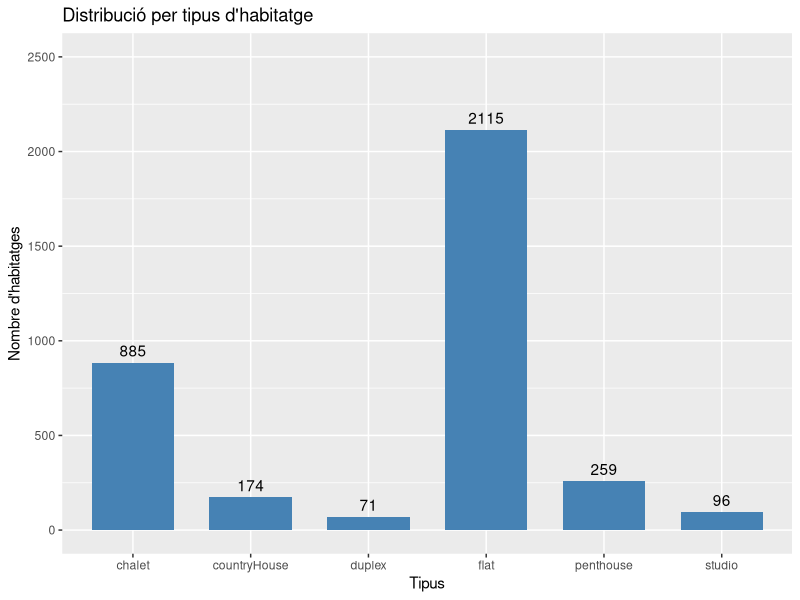
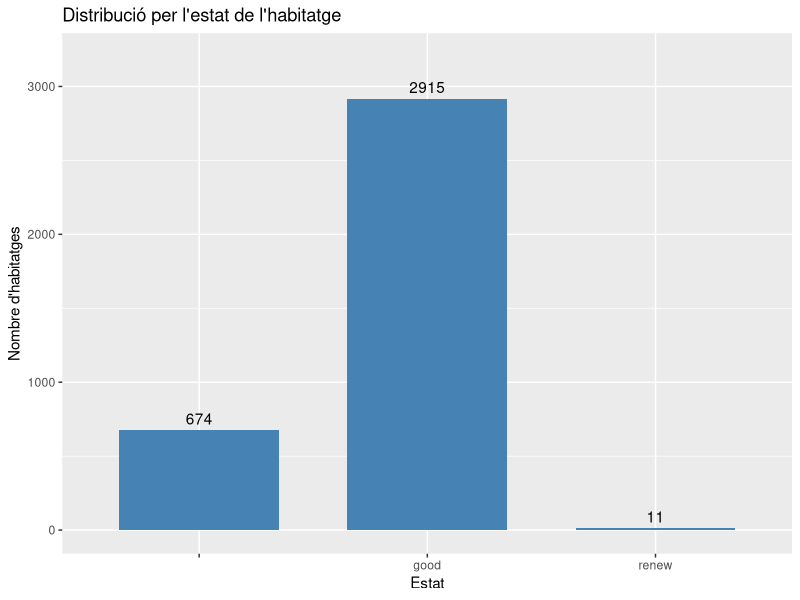
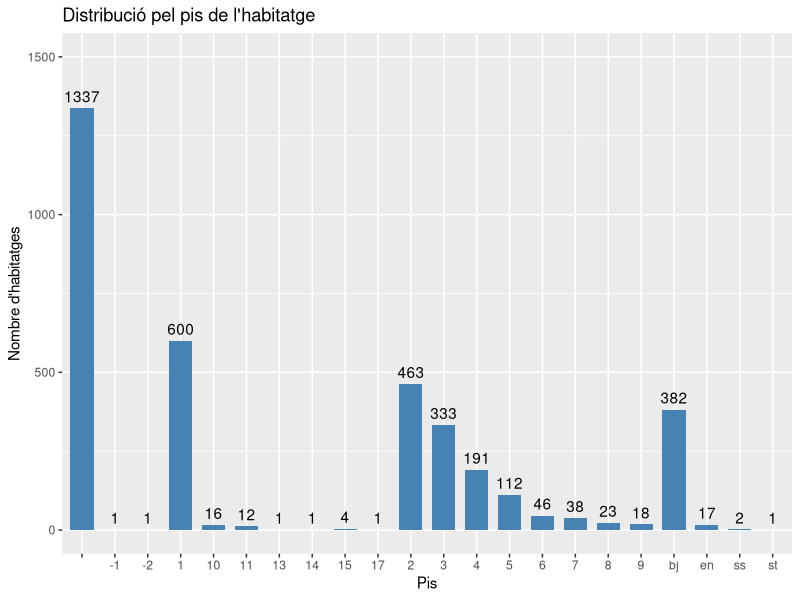
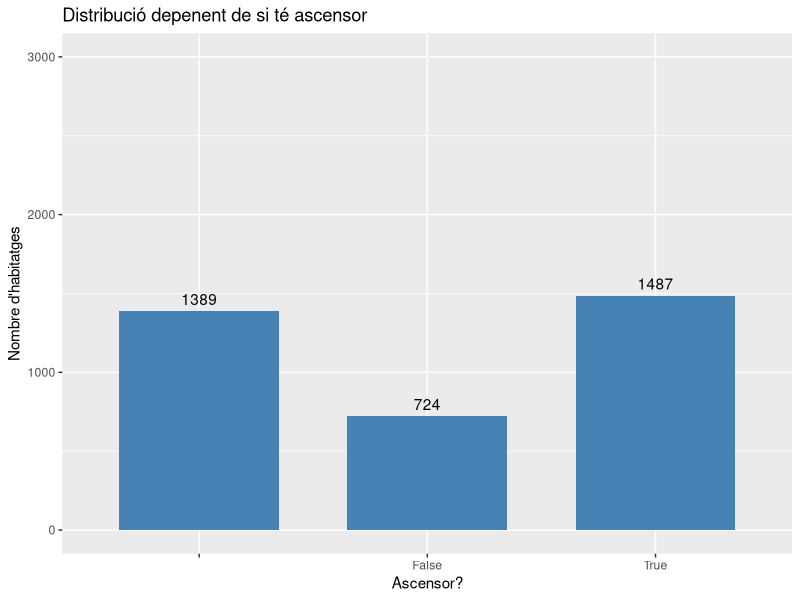

Source code (R) for these figures, in order: (Note: this script raises an error after producing the figures.)
## ---- chunk 1
knitr::opts_chunk$set(echo = TRUE)
library(dplyr)
library(ggplot2)
## ---- chunk 2
rentHousesInfo <- read.csv2("dataOutput.csv", header = TRUE, sep = ";", dec = ".")
summary(rentHousesInfo)
## ---- chunk 3

ggplot(rentHousesInfo, aes(x=factor(propertyType))) + 
  labs(title="Distribució per tipus d'habitatge", x="Tipus", y = "Nombre d'habitatges")+
  geom_bar(stat="count", width=0.7, fill="steelblue") +
  ylim(0, 2500) +
  geom_text(stat="count", aes(label=..count..), vjust=-0.5)

ggplot(rentHousesInfo, aes(x=factor(status))) + 
  labs(title="Distribució per l'estat de l'habitatge", x="Estat", y = "Nombre d'habitatges")+
  geom_bar(stat="count", width=0.7, fill="steelblue") +
  ylim(0, 3200) +
  geom_text(stat="count", aes(label=..count..), vjust=-0.5)

ggplot(rentHousesInfo, aes(x=factor(floor))) + 
  labs(title="Distribució pel pis de l'habitatge", x="Pis", y = "Nombre d'habitatges")+
  geom_bar(stat="count", width=0.7, fill="steelblue") +
  ylim(0, 1500) +
  geom_text(stat="count", aes(label=..count..), vjust=-0.5)

ggplot(rentHousesInfo, aes(x=factor(hasLift))) + 
  labs(title="Distribució depenent de si té ascensor", x="Ascensor?", y = "Nombre d'habitatges")+
  geom_bar(stat="count", width=0.7, fill="steelblue") +
  ylim(0, 3000) +
  geom_text(stat="count", aes(label=..count..), vjust=-0.5)

## ---- chunk 4
ggplot(rentHousesInfo, aes(x=factor(municipality))) + 
  labs(title="Distribució d'habitatges per municipi", x="Municipi", y = "Nombre d'habitatges")+
  geom_bar(stat="count", width=0.1, fill="steelblue") +
  ylim(0, 1500) +
  geom_text(stat="count", aes(label=..count..), vjust=0.5, hjust=-0.5, size=2) + 
  theme(axis.text.y = element_text(angle = 0, hjust = 0, size=8))+
  coord_flip()

## ---- chunk 5
rentHousesInfoPriceSD <- sd(rentHousesInfo$price)
rentHousesInfoPriceMean <- mean(rentHousesInfo$price)

rentHousesInfoWithoutOutliers <- filter(rentHousesInfo, price <= rentHousesInfoPriceMean + 2 * rentHousesInfoPriceSD)

ggplot() +
  xlab("Preu del lloguer") + ylab("Nombre de lloguers") + ggtitle("Nombre de lloguers per preu") +
  geom_density(data=rentHousesInfoWithoutOutliers, aes(x = price), fill="steelblue")

